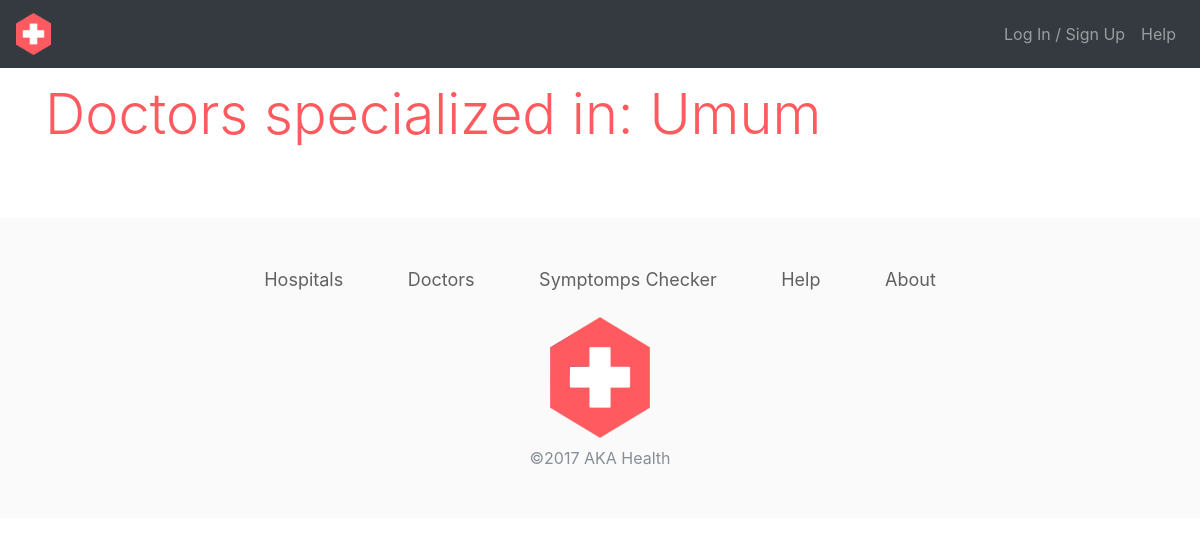
The page /expertise/detail_expertise.php?expertise=Umum on the database as committed earlier.
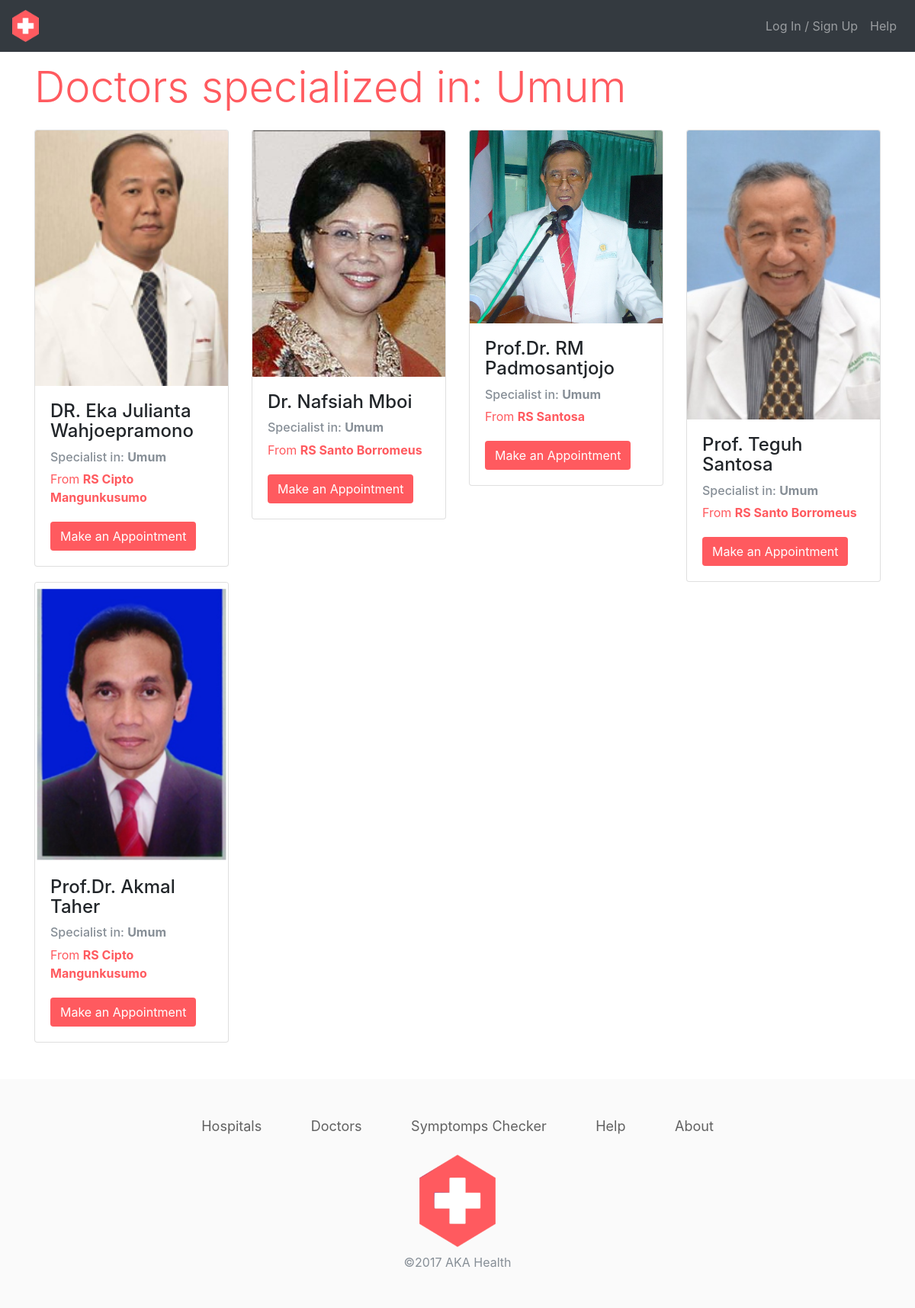
The same page on the database as committed later.
### tables this page shows
CREATE TABLE `dokter` (
  `id_dok` int(11) NOT NULL,
  `id_rs` int(5) NOT NULL,
  `nama_dok` varchar(50) NOT NULL,
  `keahlian` text NOT NULL,
  `no_telp` varchar(13) NOT NULL,
  `gambar` varchar(30) NOT NULL
);

CREATE TABLE `rumahsakit` (
  `id_rs` int(11) NOT NULL,
  `nama_rs` varchar(50) NOT NULL,
  `alamat` text NOT NULL,
  `no_telp` varchar(13) NOT NULL,
  `gambar` varchar(30) DEFAULT NULL,
  `id_lokasi` int(11) DEFAULT NULL
);

### expertise/detail_expertise.php (the view, shortened to what this page needs)
<?php
include "../config.php";
$expertise = $_GET['expertise'];
$query ="SELECT dokter.*, rumahsakit.nama_rs FROM dokter join rumahsakit on dokter.id_rs = rumahsakit.id_rs WHERE keahlian ='$expertise'";
$result = mysqli_query($db, $query);
?>
<!DOCTYPE html>
<html>
<head>
    <link rel="stylesheet" href="../assets/css/bootstrap.min.css">
    <link rel="stylesheet" href="../assets/css/style.css">
</head>
<body>
<nav class="navbar navbar-expand-lg navbar-dark bg-dark">
    <a class="navbar-brand" href="../index.php">
        <img src="../assets/img/logohospital.png" alt="logo aka hospital"
             width="35">
    </a>
    <div class="collapse navbar-collapse" id="navbarSupportedContent">
        <ul class="navbar-nav ml-auto">
            <?php if (array_key_exists('login_user', $_SESSION)) { ?>
                <li class="nav-item dropdown">
                    <a class="nav-link dropdown-toggle" href="#" id="navbarDropdown" role="button" data-toggle="dropdown"
                       aria-haspopup="true" aria-expanded="false">
                        <?php echo $_SESSION['login_user']['nama'] ?>
                    </a>
                    <div class="dropdown-menu dropdown-menu-right" aria-labelledby="navbarDropdown">
                        <a class="dropdown-item" href="#">Profile</a>
                        <div class="dropdown-divider"></div>
                        <a class="dropdown-item" href="../logout.php">Log Out</a>
                    </div>
                </li>
            <?php } else { ?>
                <li class="nav-item">
                    <a class="nav-link" href="../login.php">Log In / Sign Up</a>
                </li>
                <li class="nav-item">
                    <a class="nav-link" href="../about.php">Help</a>
                </li>
            <?php } ?>
        </ul>
    </div>
</nav>
<div class="app pt-3">
    <div class="container">
        <div class="row">
            <div class="col-12">
                <h1 class="title display-4">Doctors specialized in: <?php echo $expertise ?></h1>
            </div>
        </div>
        <div class="row mt-3">
            <?php while ($baris = mysqli_fetch_assoc($result)) { ?>
                <div class="col-3">
                    <div class="card">
                        <img class="card-img-top" src="../assets/img/<?php echo $baris['gambar'] ?>">
                        <div class="card-body">
                            <h4 class="card-title"><?php echo $baris['nama_dok'] ?></h4>
                            <h6 class="card-subtitle my-2 text-muted">Specialist in: <b><?php echo $baris['keahlian'] ?></b></h6>
                            <p class="card-text title">From <a href="hospital/detail_hospital.php?nama_rs=<?php echo $baris['nama_rs'] ?>"><?php echo $baris['nama_rs'] ?></a></p>
                            <a href="#" class="btn btn-aka mt-1 btn-fluid">Make an Appointment</a>
                        </div>
                    </div>
                </div>
            <?php } ?>
        </div>
    </div>
</div>
<div class="footer">
    <div class="container">
        <div class="row">
            <div class="col">
                <div class="text-center">
                    <a href="#" class="aka">Hospitals</a>
                    <a href="#" class="aka">Doctors</a>
                    <a href="#" class="aka">Symptomps Checker</a>
                    <a href="#" class="aka">Help</a>
                    <a href="#" class="aka">About</a>
                </div>
            </div>
        </div>
        <div class="row">
            <div class="col">
                <img src="../assets/img/logohospital.png" alt="logo aka hospital"
                     width="100" class="mt-4">
                <p class="text-secondary text-center mt-2">&copy;2017 AKA Health</p>
            </div>
        </div>
    </div>
</div>
</body>
</html>

### assets/css/style.css (style rules this page uses)
body { background-color: #ffffff; }
.title { color: #FF5A5F; }
.title a { font-weight: bold; color: #FF5A5F; }
.btn.btn-aka { background-color: #FF5A5F; color: #ffffff; }
.footer { background: #FAFAFA; margin-top: 3em; padding: 3em 0 2em 0; }
.footer a { margin: 30px; color: #616161; font-size: 18px; }
.footer img { display: block; margin: 0 auto; }

Rows that differ between the two databases and show on the page:
added dokter: gambar (picture), nama_dok "DR. Eka Julianta Wahjoepramono", keahlian "Umum", id_rs.nama_rs "RS Cipto Mangunkusumo"
added dokter: gambar (picture), nama_dok "Dr. Nafsiah Mboi", keahlian "Umum", id_rs.nama_rs "RS Santo Borromeus"
added dokter: gambar (picture), nama_dok "Prof.Dr. RM Padmosantjojo", keahlian "Umum", id_rs.nama_rs "RS Santosa"
added dokter: gambar (picture), nama_dok "Prof. Teguh Santosa", keahlian "Umum", id_rs.nama_rs "RS Santo Borromeus"
added dokter: gambar (picture), nama_dok "Prof.Dr. Akmal Taher", keahlian "Umum", id_rs.nama_rs "RS Cipto Mangunkusumo"
